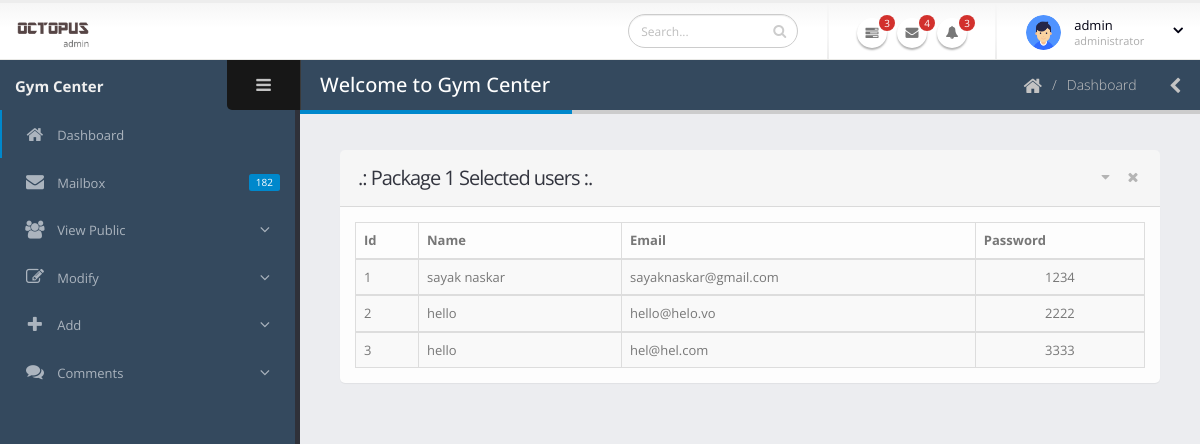
Page /techfesta/admin/table_pack1.php (signed in) on the committed database.
### tables this page shows
CREATE TABLE IF NOT EXISTS `package_1` (
  `Id` int(11) UNSIGNED NOT NULL AUTO_INCREMENT,
  `Name` varchar(50) NOT NULL,
  `Email` varchar(50) NOT NULL,
  `Password` varchar(50) NOT NULL,
  PRIMARY KEY (`Id`)
);

### techfesta/admin/table_pack1.php (the view, shortened to what this page needs)
<!doctype html>
<html class="fixed">
	<head>
		<link rel="stylesheet" href="assets/vendor/bootstrap/css/bootstrap.css" />
		<link rel="stylesheet" href="assets/vendor/font-awesome/css/font-awesome.css" />
		<link rel="stylesheet" href="assets/vendor/magnific-popup/magnific-popup.css" />
		<link rel="stylesheet" href="assets/vendor/bootstrap-datepicker/css/datepicker3.css" />
		<link rel="stylesheet" href="assets/vendor/jquery-ui/css/ui-lightness/jquery-ui-1.10.4.custom.css" />
		<link rel="stylesheet" href="assets/vendor/bootstrap-multiselect/bootstrap-multiselect.css" />
		<link rel="stylesheet" href="assets/vendor/morris/morris.css" />
		<link rel="stylesheet" href="assets/stylesheets/theme.css" />
		<link rel="stylesheet" href="assets/stylesheets/skins/default.css" />
		<link rel="stylesheet" href="assets/stylesheets/theme-custom.css">
	</head>
	<body>
		<section class="body">
		<?php include('includes/includes.php'); ?>
			<div class="inner-wrapper">
				<?php include('includes/left.php'); ?>
				<section role="main" class="content-body">
				<?php include('includes/header.php');?>
				<section class="panel">
                    <header class="panel-heading">
                        <div class="panel-actions">
                            <a href="" class="fa fa-caret-down"></a>
                            <a href="" class="fa fa-times"></a>
                        </div>
                        <h2 class="panel-title">.: Package 1 Selected users :.</h2>
                    </header>
                    <div class="panel-body">
                    <table class="table table-bordered table-striped mb-none" id="datatable-tabletools" data-swf-path="assets/vendor/jquery-datatables/extras/TableTools/swf/copy_csv_xls_pdf.swf">
                    <thead><tr><th>Id</th><th>Name</th><th>Email</th><th class='hidden-phone'>Password</th></tr></thead>
					<?php
					$sql = "SELECT * FROM package_1";
					$view = $start->query($sql);
					if($view->num_rows > 0){
						while($row = $view->fetch_assoc()){
							echo "<tbody><tr class='gradeX'><td>";
							echo $row['Id'];
							echo "</td><td>";
							echo $row['Name'];
							echo "</td><td>";
							echo $row['Email'];
							echo "</td><td class='center hidden-phone'>";
							echo $row['Password'];
							echo "</td></tr>";
							}
						}
						echo "</tbody></table>";?>
                    </div>
                </section>
				</section>
			</div>
		</section>
	</body>
</html>

### techfesta/admin/includes/includes.php (shortened to what this page needs)
<?php
require('../db.php');
$sql1 = "SELECT * FROM admin";
$admin = $start->query($sql1);
$ad = $admin->fetch_assoc();
?>
<header class="header">
    <div class="logo-container">
        <a href="../" class="logo">
            <img src="assets/images/logo.png" height="35" alt="Admin" />
        </a>
    </div>
    <div class="header-right">
        <form action="" class="search nav-form">
            <div class="input-group input-search">
                <input type="text" class="form-control" name="q" placeholder="Search...">
                <span class="input-group-btn">
                    <button class="btn btn-default" type="submit"><i class="fa fa-search"></i></button>
                </span>
            </div>
        </form>
        <span class="separator"></span>
        <ul class="notifications">
            <li>
                <a href="#" class="dropdown-toggle notification-icon" data-toggle="dropdown">
                    <i class="fa fa-tasks"></i>
                    <span class="badge">3</span>
                </a>
            </li>
            <li>
                <a href="#" class="dropdown-toggle notification-icon" data-toggle="dropdown">
                    <i class="fa fa-envelope"></i>
                    <span class="badge">4</span>
                </a>
            </li>
            <li>
                <a href="#" class="dropdown-toggle notification-icon" data-toggle="dropdown">
                    <i class="fa fa-bell"></i>
                    <span class="badge">3</span>
                </a>
            </li>
        </ul>
        <span class="separator"></span>
        <div id="userbox" class="userbox">
            <a href="#" data-toggle="dropdown">
                <figure class="profile-picture">
                    <img src="assets/images/admin.png" alt="Joseph Doe" class="img-circle" data-lock-picture="assets/images/!logged-user.jpg" />
                </figure>
                <div class="profile-info" data-lock-name="John Doe" data-lock-email="johndoe@JSOFT.com">
                    <span class="name"><?php echo $ad['Name'];?></span>
                    <span class="role">administrator</span>
                </div>
                <i class="fa custom-caret"></i>
            </a>
        </div>
    </div>
</header>

### techfesta/admin/assets/stylesheets/skins/default.css (style rules this page uses)
a, .btn-link { color: #0088cc; }
.notifications .notification-menu:before, .notifications .notification-icon:before { border-bottom-color: #0088cc; }

### rows in the picture
package_1: Id "1", Name "sayak naskar", Email "sayaknaskar@gmail.com", Password "1234"
package_1: Id "2", Name "hello", Email "hello@helo.vo", Password "2222"
package_1: Id "3", Name "hello", Email "hel@hel.com", Password "3333"

### other values in the picture
$ad['Name'] "admin"
